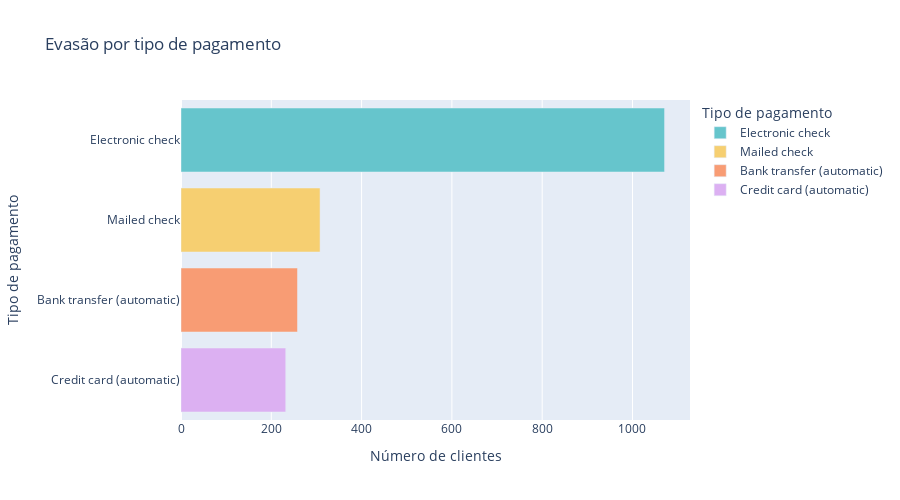

The code cell stored with this chart in its notebook:
### Markdown cell above
# **Evasão por tipo de pagameto**

### Code cell
df_pagamentos = df[['Churn', 'account.PaymentMethod']].value_counts().reset_index()
df_pagamentos = df_pagamentos.query('Churn == "Yes"')

fig = px.bar(df_pagamentos,
             y='account.PaymentMethod', 
             x='count', title='Evasão por tipo de pagamento',
             color='account.PaymentMethod', 
             color_discrete_sequence=px.colors.qualitative.Pastel, 
             labels={'account.PaymentMethod': 'Tipo de pagamento', 'count': 'Número de clientes'})
fig.update_layout(
            width = 900,
            height= 500)
fig.show()

### Figure 1 — Plotly figure (JSON) as saved in the notebook; plotly's stock layout.template omitted (floating-point values rounded to 4 significant figures)
{"data": [{"hovertemplate": "Tipo de pagamento=%{y}<br>Número de clientes=%{x}<extra></extra>", "legendgroup": "Electronic check", "marker": {"color": "rgb(102, 197, 204)", "pattern": {"shape": ""}}, "name": "Electronic check", "orientation": "h", "showlegend": true, "textposition": "auto", "type": "bar", "x": [1071], "xaxis": "x", "y": ["Electronic check"], "yaxis": "y"}, {"hovertemplate": "Tipo de pagamento=%{y}<br>Número de clientes=%{x}<extra></extra>", "legendgroup": "Mailed check", "marker": {"color": "rgb(246, 207, 113)", "pattern": {"shape": ""}}, "name": "Mailed check", "orientation": "h", "showlegend": true, "textposition": "auto", "type": "bar", "x": [308], "xaxis": "x", "y": ["Mailed check"], "yaxis": "y"}, {"hovertemplate": "Tipo de pagamento=%{y}<br>Número de clientes=%{x}<extra></extra>", "legendgroup": "Bank transfer (automatic)", "marker": {"color": "rgb(248, 156, 116)", "pattern": {"shape": ""}}, "name": "Bank transfer (automatic)", "orientation": "h", "showlegend": true, "textposition": "auto", "type": "bar", "x": [258], "xaxis": "x", "y": ["Bank transfer (automatic)"], "yaxis": "y"}, {"hovertemplate": "Tipo de pagamento=%{y}<br>Número de clientes=%{x}<extra></extra>", "legendgroup": "Credit card (automatic)", "marker": {"color": "rgb(220, 176, 242)", "pattern": {"shape": ""}}, "name": "Credit card (automatic)", "orientation": "h", "showlegend": true, "textposition": "auto", "type": "bar", "x": [232], "xaxis": "x", "y": ["Credit card (automatic)"], "yaxis": "y"}], "layout": {"barmode": "relative", "height": 500, "legend": {"title": {"text": "Tipo de pagamento"}, "tracegroupgap": 0}, "title": {"text": "Evasão por tipo de pagamento"}, "width": 900, "xaxis": {"anchor": "y", "domain": [0, 1], "title": {"text": "Número de clientes"}}, "yaxis": {"anchor": "x", "categoryarray": ["Credit card (automatic)", "Bank transfer (automatic)", "Mailed check", "Electronic check"], "categoryorder": "array", "domain": [0, 1], "title": {"text": "Tipo de pagamento"}}}}
